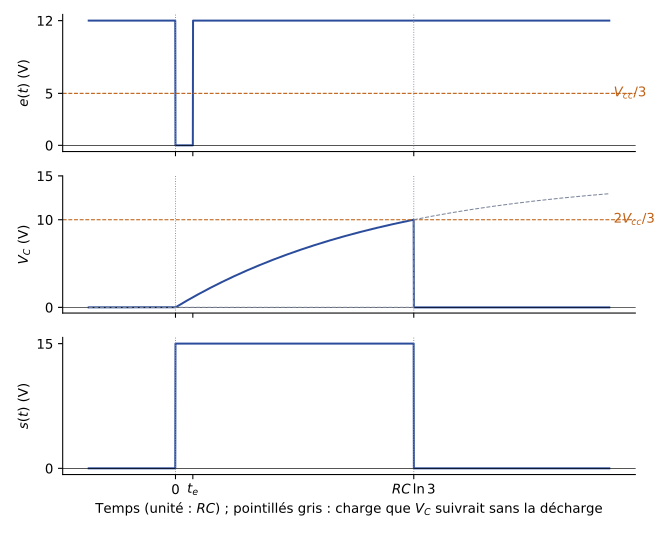

The script that saved this image:
"""EANA1, partiel 2013-2014, ex. III q. 2 a — LM555 en monostable. Reconstruite (Claude) :
Vcc = 15 V, e(t) = 12 V sauf une impulsion à 0 V de durée te << RC ; temps en unités de RC.
Durée de l'impulsion de sortie : RC ln 3 ; décharge de C supposée instantanée."""
import numpy as np
import matplotlib
matplotlib.use("Agg")
import matplotlib.pyplot as plt
plt.rcParams.update({"font.family": "sans-serif", "font.size": 10, "svg.fonttype": "none"})

Vcc, te, Tm = 15.0, 0.08, np.log(3)
t = np.linspace(-0.4, 2.0, 2401)
e = np.where((t >= 0) & (t < te), 0.0, 12.0)
vc = np.where((t >= 0) & (t < Tm), Vcc * (1 - np.exp(-np.clip(t, 0, None))), 0.0)
s = np.where((t >= 0) & (t < Tm), Vcc, 0.0)
fig, axs = plt.subplots(3, 1, figsize=(7, 5.6), sharex=True)
for ax, y, nom in ((axs[0], e, "$e(t)$ (V)"), (axs[1], vc, "$V_C$ (V)"), (axs[2], s, "$s(t)$ (V)")):
    ax.plot(t, y, color="#2B4C9B", lw=1.5)
    ax.axhline(0, color="k", lw=0.5); ax.set_ylabel(nom)
    ax.axvline(0, color="#7E889B", ls=":", lw=0.7); ax.axvline(Tm, color="#7E889B", ls=":", lw=0.7)
    ax.spines[["top", "right"]].set_visible(False)
axs[0].axhline(5, color="#BF6014", ls="--", lw=0.8); axs[0].text(2.02, 5, "$V_{cc}/3$", color="#BF6014", va="center")
axs[0].set_yticks([0, 5, 12])
axs[1].axhline(10, color="#BF6014", ls="--", lw=0.8); axs[1].text(2.02, 10, "$2V_{cc}/3$", color="#BF6014", va="center")
axs[1].plot(t, Vcc * (1 - np.exp(-np.clip(t, 0, None))) * (t >= Tm), color="#7E889B", ls="--", lw=0.8)
axs[1].set_yticks([0, 10, 15])
axs[2].set_yticks([0, 15])
axs[2].set_xticks([0, te, Tm]); axs[2].set_xticklabels(["0", "$t_e$", r"$RC\,\ln 3$"])
axs[2].set_xlabel("Temps (unité : $RC$) ; pointillés gris : charge que $V_C$ suivrait sans la décharge")
fig.tight_layout()
fig.savefig("ann1314-555-monostable.svg")
